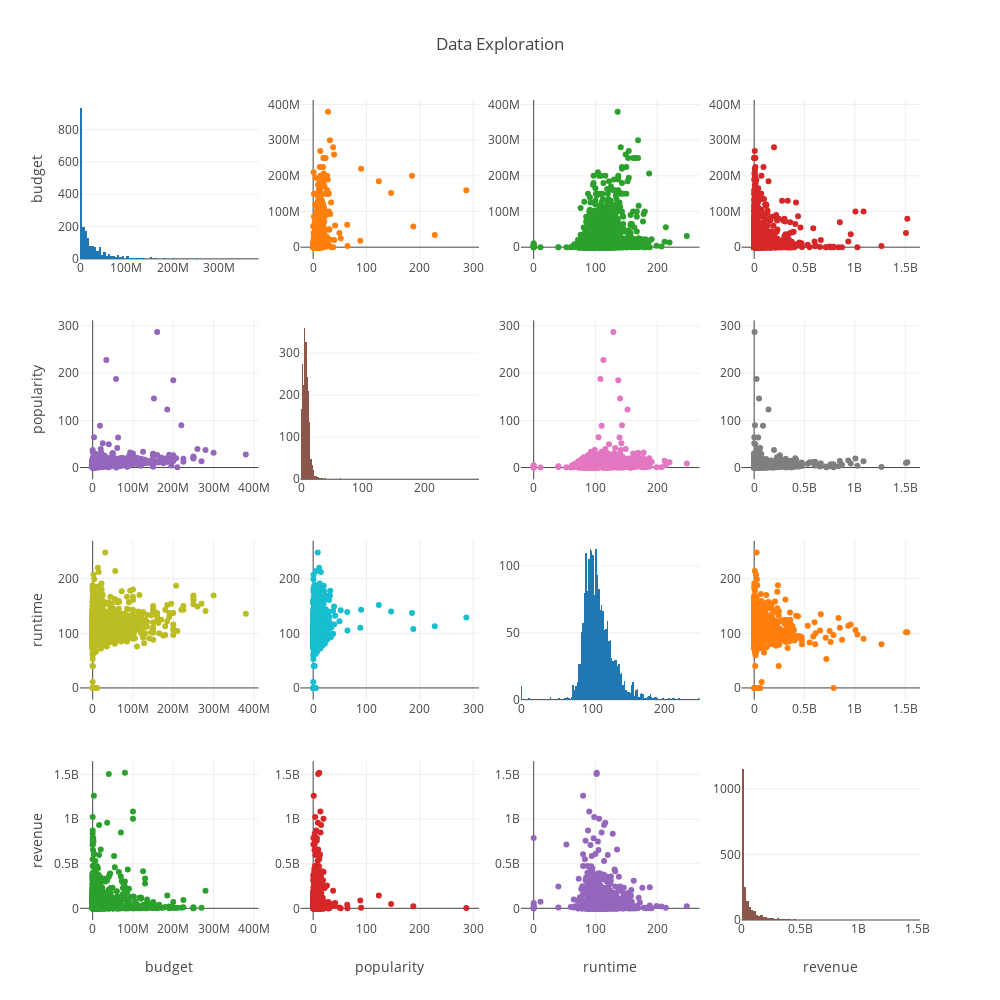

The code cell stored with this chart in its notebook:
### Code cell
#Comparing correlatons between Consumption_per_NIA/log_NIA/Property Type 


figure = ff.create_scatterplotmatrix(
    df[['budget', 'popularity',"runtime","revenue"]],
    height=1000,
    width=1000,
    diag='histogram',
    title="Data Exploration")
iplot(figure)

### Figure 1 — Plotly figure (JSON) as saved in the notebook; plotly's stock layout.template omitted (floating-point values rounded to 4 significant figures; data arrays with more than 128 entries replaced by an {"elided": "..."} marker saying what was removed)
{"data": [{"showlegend": false, "type": "histogram", "uid": "878bd0d8-7ab3-4fbf-a4d3-a8b4e7b2fcbb", "x": {"elided": "2731 int values"}, "xaxis": "x", "yaxis": "y"}, {"marker": {"size": 6}, "mode": "markers", "showlegend": false, "type": "scatter", "uid": "b3473b49-1d1a-466e-b4a5-7915ec8c38ef", "x": {"elided": "2731 float values"}, "xaxis": "x2", "y": {"elided": "2731 int values"}, "yaxis": "y2"}, {"marker": {"size": 6}, "mode": "markers", "showlegend": false, "type": "scatter", "uid": "f2af8d9c-3ad9-490d-a5d8-357f88ccb80b", "x": {"elided": "2731 int values"}, "xaxis": "x3", "y": {"elided": "2731 int values"}, "yaxis": "y3"}, {"marker": {"size": 6}, "mode": "markers", "showlegend": false, "type": "scatter", "uid": "5c00d399-1914-4ca7-8a40-b7cdffa6f31f", "x": {"elided": "2731 int values"}, "xaxis": "x4", "y": {"elided": "2731 int values"}, "yaxis": "y4"}, {"marker": {"size": 6}, "mode": "markers", "showlegend": false, "type": "scatter", "uid": "3eea895d-c929-4f1d-a0d0-ed2fc3626a77", "x": {"elided": "2731 int values"}, "xaxis": "x5", "y": {"elided": "2731 float values"}, "yaxis": "y5"}, {"showlegend": false, "type": "histogram", "uid": "8ba1dedf-19bc-4d5d-9d18-b63511911eff", "x": {"elided": "2731 float values"}, "xaxis": "x6", "yaxis": "y6"}, {"marker": {"size": 6}, "mode": "markers", "showlegend": false, "type": "scatter", "uid": "07255658-6b3f-410e-8a3d-eeadf9ca4ab4", "x": {"elided": "2731 int values"}, "xaxis": "x7", "y": {"elided": "2731 float values"}, "yaxis": "y7"}, {"marker": {"size": 6}, "mode": "markers", "showlegend": false, "type": "scatter", "uid": "68f74cf9-b922-4a17-8042-a029ea846a93", "x": {"elided": "2731 int values"}, "xaxis": "x8", "y": {"elided": "2731 float values"}, "yaxis": "y8"}, {"marker": {"size": 6}, "mode": "markers", "showlegend": false, "type": "scatter", "uid": "94550cb3-5f4c-4c67-b519-449a4983ecd1", "x": {"elided": "2731 int values"}, "xaxis": "x9", "y": {"elided": "2731 int values"}, "yaxis": "y9"}, {"marker": {"size": 6}, "mode": "markers", "showlegend": false, "type": "scatter", "uid": "bc9f1452-8d5b-415b-9dda-8f0eb30d05dd", "x": {"elided": "2731 float values"}, "xaxis": "x10", "y": {"elided": "2731 int values"}, "yaxis": "y10"}, {"showlegend": false, "type": "histogram", "uid": "3a08da59-d322-4171-a871-fcd2adff215e", "x": {"elided": "2731 int values"}, "xaxis": "x11", "yaxis": "y11"}, {"marker": {"size": 6}, "mode": "markers", "showlegend": false, "type": "scatter", "uid": "dd94b41c-e832-4e9b-8a67-19bbd7717d8d", "x": {"elided": "2731 int values"}, "xaxis": "x12", "y": {"elided": "2731 int values"}, "yaxis": "y12"}, {"marker": {"size": 6}, "mode": "markers", "showlegend": false, "type": "scatter", "uid": "c8526ffe-a866-480c-8c09-63022a472043", "x": {"elided": "2731 int values"}, "xaxis": "x13", "y": {"elided": "2731 int values"}, "yaxis": "y13"}, {"marker": {"size": 6}, "mode": "markers", "showlegend": false, "type": "scatter", "uid": "cf3cea34-36c2-43f2-bb28-291c355dbe8f", "x": {"elided": "2731 float values"}, "xaxis": "x14", "y": {"elided": "2731 int values"}, "yaxis": "y14"}, {"marker": {"size": 6}, "mode": "markers", "showlegend": false, "type": "scatter", "uid": "ca9ccd62-85e0-4b2b-a0a3-890dea4e7006", "x": {"elided": "2731 int values"}, "xaxis": "x15", "y": {"elided": "2731 int values"}, "yaxis": "y15"}, {"showlegend": false, "type": "histogram", "uid": "1ea3ae6a-6604-4f82-9b99-5c27913f0ad0", "x": {"elided": "2731 int values"}, "xaxis": "x16", "yaxis": "y16"}], "layout": {"height": 1000, "showlegend": true, "title": {"text": "Data Exploration"}, "width": 1000, "xaxis": {"anchor": "y", "domain": [0, 0.2125]}, "xaxis10": {"anchor": "y10", "domain": [0.2625, 0.475]}, "xaxis11": {"anchor": "y11", "domain": [0.525, 0.7375]}, "xaxis12": {"anchor": "y12", "domain": [0.7875, 1]}, "xaxis13": {"anchor": "y13", "domain": [0, 0.2125], "title": {"text": "budget"}}, "xaxis14": {"anchor": "y14", "domain": [0.2625, 0.475], "title": {"text": "popularity"}}, "xaxis15": {"anchor": "y15", "domain": [0.525, 0.7375], "title": {"text": "runtime"}}, "xaxis16": {"anchor": "y16", "domain": [0.7875, 1], "title": {"text": "revenue"}}, "xaxis2": {"anchor": "y2", "domain": [0.2625, 0.475]}, "xaxis3": {"anchor": "y3", "domain": [0.525, 0.7375]}, "xaxis4": {"anchor": "y4", "domain": [0.7875, 1]}, "xaxis5": {"anchor": "y5", "domain": [0, 0.2125]}, "xaxis6": {"anchor": "y6", "domain": [0.2625, 0.475]}, "xaxis7": {"anchor": "y7", "domain": [0.525, 0.7375]}, "xaxis8": {"anchor": "y8", "domain": [0.7875, 1]}, "xaxis9": {"anchor": "y9", "domain": [0, 0.2125]}, "yaxis": {"anchor": "x", "domain": [0.8063, 1], "title": {"text": "budget"}}, "yaxis10": {"anchor": "x10", "domain": [0.2687, 0.4625]}, "yaxis11": {"anchor": "x11", "domain": [0.2687, 0.4625]}, "yaxis12": {"anchor": "x12", "domain": [0.2687, 0.4625]}, "yaxis13": {"anchor": "x13", "domain": [0, 0.1938], "title": {"text": "revenue"}}, "yaxis14": {"anchor": "x14", "domain": [0, 0.1938]}, "yaxis15": {"anchor": "x15", "domain": [0, 0.1938]}, "yaxis16": {"anchor": "x16", "domain": [0, 0.1938]}, "yaxis2": {"anchor": "x2", "domain": [0.8063, 1]}, "yaxis3": {"anchor": "x3", "domain": [0.8063, 1]}, "yaxis4": {"anchor": "x4", "domain": [0.8063, 1]}, "yaxis5": {"anchor": "x5", "domain": [0.5375, 0.7312], "title": {"text": "popularity"}}, "yaxis6": {"anchor": "x6", "domain": [0.5375, 0.7312]}, "yaxis7": {"anchor": "x7", "domain": [0.5375, 0.7312]}, "yaxis8": {"anchor": "x8", "domain": [0.5375, 0.7312]}, "yaxis9": {"anchor": "x9", "domain": [0.2687, 0.4625], "title": {"text": "runtime"}}}}
